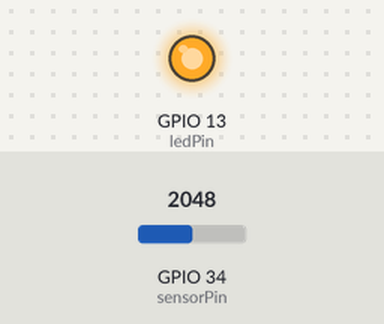
The sketch below on a simulated ESP32. Parts: output pins drawn as LEDs (lit = HIGH). The test bench sets the inputs (shaded band); at power-on: GPIO 34 (sensorPin) = 2048. WiFi joins after 1.5 s; servers stay silent unless stated; uploads are accepted with an empty reply; what the sketch prints to the serial monitor is not drawn.

Above: at 2.7 s.
2.8 s: GPIO 34 (sensorPin) set to 1074
13.0 s: GPIO 34 (sensorPin) set to 945
At 22.3 s:
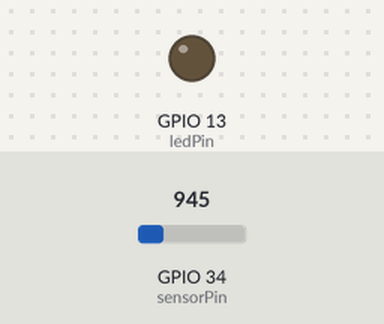
23.4 s: GPIO 34 (sensorPin) set to 1040
At 32.5 s:
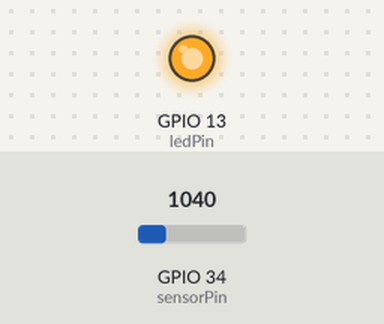
33.6 s: GPIO 34 (sensorPin) set to 960
At 42.7 s:
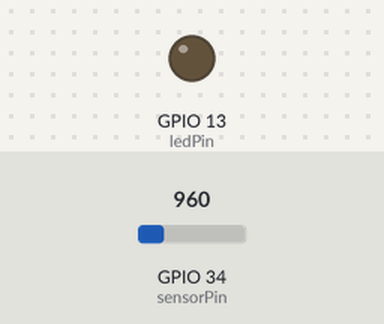
Timing chart, 0 to 44.2 s (numbered marks = the images above; inputs shaded):
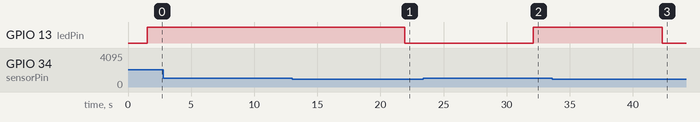

Measured:
- the behaviour switches between 1001 and 1000 on GPIO 34 (sensorPin) (found by bisection; images 0 and 1)
- after the input at 2.8 s, every drawn part: stays the same
- after the input at 13.0 s, GPIO 13 (ledPin): HIGH → LOW after 8.9 s
- after the input at 23.4 s, GPIO 13 (ledPin): LOW → HIGH after 8.7 s
- after the input at 33.6 s, GPIO 13 (ledPin): HIGH → LOW after 8.7 s

The sketch:

http_post-firebase.ino
```cpp
#include <HTTPClient.h>

#include <WiFi.h>
#include <WiFiAP.h>
#include <WiFiClient.h>
#include <WiFiGeneric.h>
#include <WiFiMulti.h>
#include <WiFiSTA.h>
#include <WiFiScan.h>
#include <WiFiServer.h>
#include <WiFiType.h>
#include <WiFiUdp.h>

// WIFI 1
const char* ssid = "ARRIS-AAE2";
const char* password = "C3Y4M1D487870816";

// Firebase
const char* firebaseHost = "https://ecoluzbc-428be-default-rtdb.firebaseio.com/luz.json"; // Asegúrate de usar .json


// Pines
const int sensorPin = 34;
const int ledPin = 13;
const int umbral = 1000;


void setup() {
  Serial.begin(115200);
  pinMode(ledPin, OUTPUT);


  Serial.println("Conectando al WiFi...");
  WiFi.begin(ssid, password);


  while (WiFi.status() != WL_CONNECTED) {
    delay(500);
    Serial.print(".");
  }


  Serial.println("\nWiFi conectado. Dirección IP: ");
  Serial.println(WiFi.localIP());


  Serial.println("Sistema de control de luz con LED y envío a Firebase.");
}


void loop() {
  int valorLuz = analogRead(sensorPin);
  Serial.print("Luz detectada (valor): ");
  Serial.println(valorLuz);


  // Control del LED
  if (valorLuz > umbral) {
    digitalWrite(ledPin, HIGH);
    Serial.println("Oscuridad → LED encendido");
  } else {
    digitalWrite(ledPin, LOW);
    Serial.println("Luz detectada → LED apagado");
  }


  // Enviar a Firebase
  if (WiFi.status() == WL_CONNECTED) {
    HTTPClient http;


    http.begin(firebaseHost);
    http.addHeader("Content-Type", "application/json");


    String jsonData = "{\"valorLuz\":" + String(valorLuz) + "}";


    int httpResponseCode = http.POST(jsonData);


    Serial.print("Código de respuesta Firebase: ");
    Serial.println(httpResponseCode);


    http.end();
  } else {
    Serial.println("Error de conexión WiFi.");
  }


  delay(10000);  // Tiempo entre lecturas/envíos
}
```
